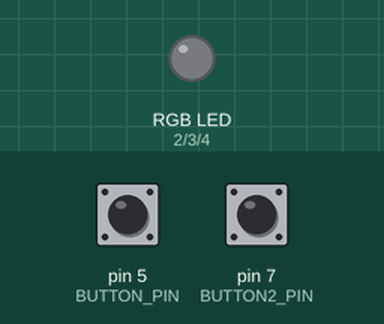
This sketch was run on a simulated Arduino Uno, built with avr-gcc and run on an emulated ATmega328P. Parts: an RGB LED mixed from three pins (HIGH = lit). The test bench sets the inputs (shaded band); at power-on: pin 5 (BUTTON_PIN) HIGH, pin 7 (BUTTON2_PIN) HIGH.

Above: at 1.2 s.
1.3 s: pin 5 (BUTTON_PIN) pulled LOW for 0.15 s
At 1.9 s:
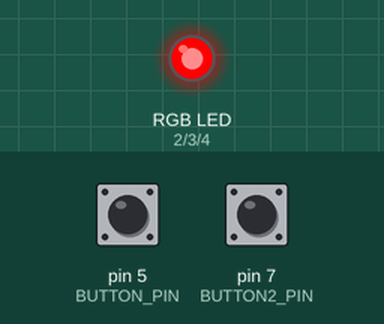
4.4 s: pin 5 (BUTTON_PIN) pulled LOW for 1 s
At 6.2 s:
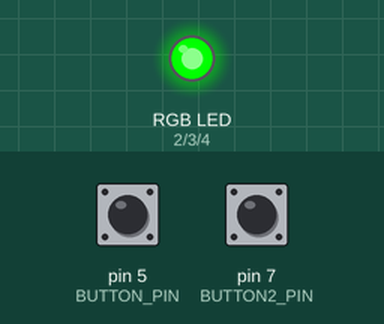
8.4 s: pin 5 (BUTTON_PIN) pulled LOW for 3.2 s
At 11.2 s:
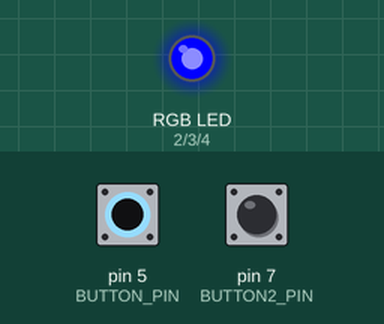
Timing chart, 0 to 16.0 s (numbered marks = the images above; inputs shaded):
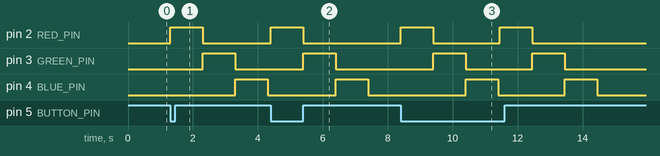

Measured:
- after the input at 1.3 s, pin 2 (RED_PIN): LOW → HIGH at once, → LOW 1.0 s later; pin 3 (GREEN_PIN): LOW → HIGH after 1.0 s, → LOW 1.0 s later; pin 4 (BLUE_PIN): LOW → HIGH after 2.0 s, → LOW 1.0 s later
- after the input at 4.4 s, pin 2 (RED_PIN): LOW → HIGH at once, → LOW 1.0 s later; pin 3 (GREEN_PIN): LOW → HIGH after 1.0 s, → LOW 1.0 s later; pin 4 (BLUE_PIN): LOW → HIGH after 2.0 s, → LOW 1.0 s later
- after the input at 8.4 s, pin 2 (RED_PIN): alternates HIGH for 1.0 s and LOW for 2.1 s, 4 changes in all, then stays LOW, starting at once; pin 3 (GREEN_PIN): alternates HIGH for 1.0 s and LOW for 2.1 s, 4 changes in all, then stays LOW, starting after 1.0 s

The sketch:

rgb_methods.ino
```cpp
#define RED_PIN 2
#define GREEN_PIN 3
#define BLUE_PIN 4

#define BUTTON_PIN 5
#define BUTTON2_PIN 7

void setup()
{
  pinMode(RED_PIN, OUTPUT);
  pinMode(GREEN_PIN, OUTPUT);
  pinMode(BLUE_PIN, OUTPUT);
  pinMode(BUTTON_PIN, INPUT_PULLUP);
  pinMode(BUTTON2_PIN, INPUT_PULLUP);
}

#define LED_COUNT 3

int ledPins[] = { RED_PIN, GREEN_PIN, BLUE_PIN };
bool ledStates[] = { false, false, false };

// Set each of the LED States to what ever
// is given here for Red, Green, and Blue
void setLEDState(bool r, bool g, bool b)
{
  ledStates[0] = r;
  ledStates[1] = g;
  ledStates[2] = b;
}

// Update all of the LEDs to be On or Off
// based on the ledStates array.
void updateLEDs()
{
  // repeat for each LED number
  for(int i = 0; i < LED_COUNT; i++)
  {
    if(ledStates[i])
      digitalWrite(ledPins[i], HIGH);
    else
      digitalWrite(ledPins[i], LOW);
  }
}

// Turn on each LED in sequence one at a time.
void cycleLEDs()
{
  setLEDState(true, false, false);
  updateLEDs();
  delay(1000);

  if(turnOffLEDsOn2Pressed()) return; // end the method here.

  setLEDState(false, true, false);
  updateLEDs();
  delay(1000);

  if(turnOffLEDsOn2Pressed()) return;

  setLEDState(false, false, true);
  updateLEDs();
  delay(1000);

  if(turnOffLEDsOn2Pressed()) return;


  setLEDState(false, false, false);
  updateLEDs();
}

bool turnOffLEDsOn2Pressed()
{
  bool is2Pressed =
    digitalRead(BUTTON2_PIN) == LOW;

  if(is2Pressed)
  {
    setLEDState(false, false, false);
    updateLEDs();
    return true;
  }

  return false;
}

void loop()
{
  bool isPressed =
    digitalRead(BUTTON_PIN) == LOW;

  if(isPressed)
    cycleLEDs();

  delay(50);
}
```
